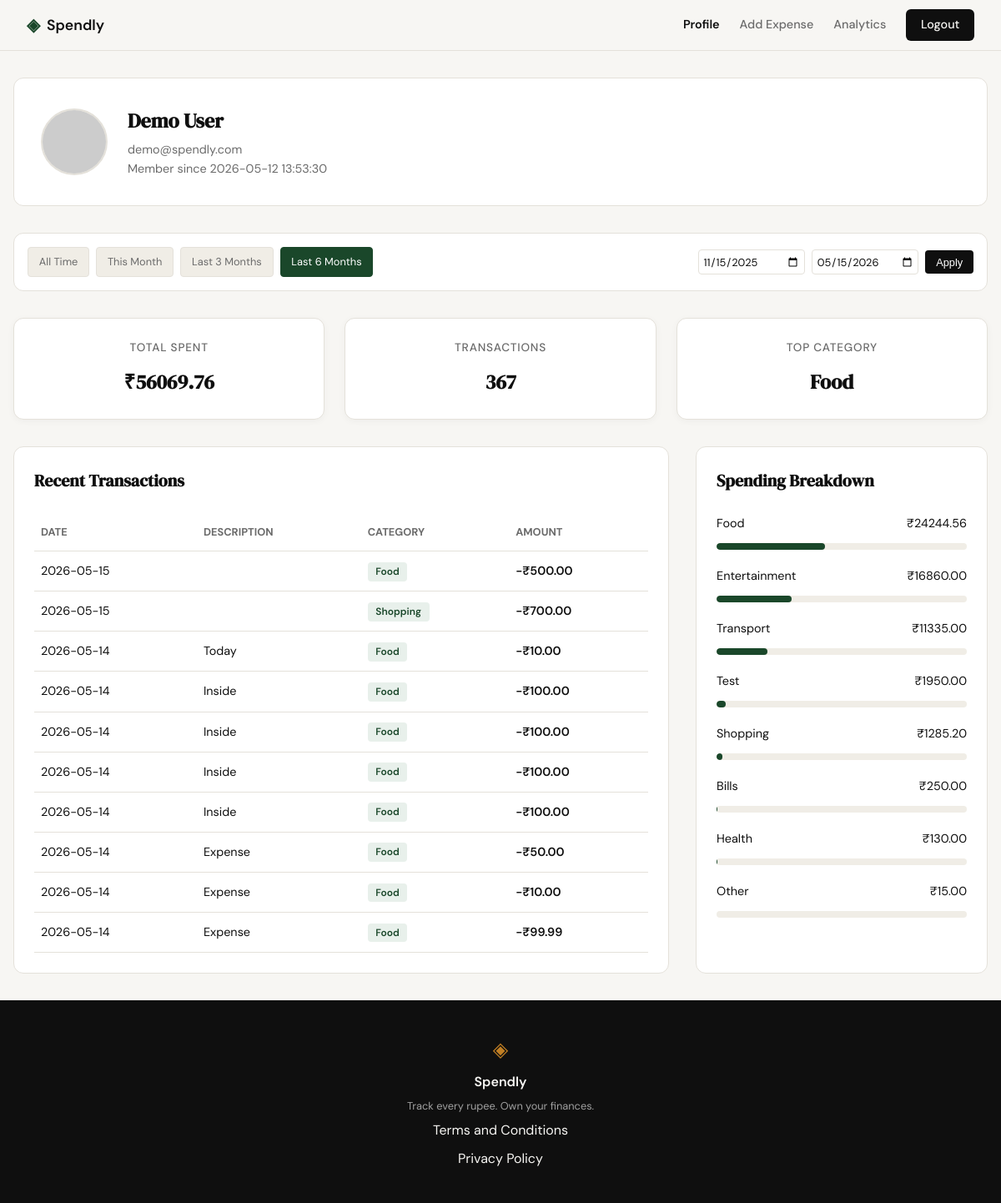
Page /profile?date_from=2025-11-15&date_to=2026-05-15 (signed in) on the committed database.
### tables this page shows
CREATE TABLE users (
            id INTEGER PRIMARY KEY AUTOINCREMENT,
            name TEXT NOT NULL,
            email TEXT UNIQUE NOT NULL,
            password_hash TEXT NOT NULL,
            created_at TEXT DEFAULT (datetime('now'))
        );

CREATE TABLE expenses (
            id INTEGER PRIMARY KEY AUTOINCREMENT,
            user_id INTEGER NOT NULL,
            amount REAL NOT NULL,
            category TEXT NOT NULL,
            date TEXT NOT NULL,
            description TEXT,
            created_at TEXT DEFAULT (datetime('now')),
            FOREIGN KEY (user_id) REFERENCES users (id)
        );

### app.py (the view)
@app.route("/profile")
@login_required
def profile():
    user_id = session.get("user_id")
    date_from = request.args.get("date_from")
    date_to = request.args.get("date_to")
    def validate_date(d):
        if not d: return None
        try:
            return datetime.strptime(d, "%Y-%m-%d").date().isoformat()
        except ValueError:
            return None
    date_from = validate_date(date_from)
    date_to = validate_date(date_to)
    if date_from and date_to and date_from > date_to:
        flash("Start date must be before end date.")
        date_from = date_to = None
    db = get_db()
    user_row = db.execute(
        "SELECT name, email, created_at FROM users WHERE id = ?",
        (user_id,)
    ).fetchone()
    stats_row = get_summary_stats(user_id, date_from, date_to)
    total_spent_val = stats_row["total_spent"] if stats_row and stats_row["total_spent"] is not None else 0.0
    transaction_count = stats_row["transaction_count"] if stats_row else 0
    categories_rows = get_category_breakdown(user_id, date_from, date_to)
    category_breakdown = []
    top_category = "N/A"
    for i, row in enumerate(categories_rows):
        category = row["category"]
        amount = row["total"]
        percentage = (amount / total_spent_val * 100) if total_spent_val > 0 else 0
        if i == 0:
            top_category = category
        category_breakdown.append({
            "category": category,
            "amount": f"₹{amount:.2f}",
            "percentage": round(percentage, 1)
        })
    transactions_rows = get_recent_transactions(user_id, date_from=date_from, date_to=date_to)
    user_profile = {
        "user": {
            "name": user_row["name"],
            "email": user_row["email"],
            "join_date": user_row["created_at"],
            "avatar": f"https://api.dicebear.com/7.x/avataaars/svg?seed={user_row['name']}"
        },
        "stats": {
            "total_spent": f"₹{total_spent_val:.2f}",
            "transaction_count": transaction_count,
            "top_category": top_category
        },
        "category_breakdown": category_breakdown,
        "transactions": [
            {
                "date": row["date"],
                "description": row["description"],
                "category": row["category"],
                "amount": f"-₹{row['amount']:.2f}"
            }
            for row in transactions_rows
        ]
    }
    today = date.today()
    this_month_start = today.replace(day=1).isoformat()
    this_month_end = today.isoformat()
    last_3m_start = (today - relativedelta(months=3)).isoformat()
    last_3m_end = today.isoformat()
    last_6m_start = (today - relativedelta(months=6)).isoformat()
    last_6m_end = today.isoformat()
    return render_template(
        "profile.html",
        profile=user_profile,
        date_from=date_from,
        date_to=date_to,
        this_month_start=this_month_start,
        this_month_end=this_month_end,
        last_3m_start=last_3m_start,
        last_3m_end=last_3m_end,
        last_6m_start=last_6m_start,
        last_6m_end=last_6m_end
    )

### app.py (called while the page is built)
def login_required(f):
    @wraps(f)
    def decorated_function(*args, **kwargs):
        if session.get("user_id") is None:
            return redirect(url_for("login"))
        return f(*args, **kwargs)
    return decorated_function

### database/db.py (called while the page is built)
def get_db():
    if 'db' not in g:
        g.db = sqlite3.connect(current_app.config['DATABASE'])
        g.db.row_factory = sqlite3.Row
        g.db.execute("PRAGMA foreign_keys = ON")
    return g.db

### database/queries.py (called while the page is built)
def get_summary_stats(user_id, date_from=None, date_to=None):
    db = get_db()
    query = "SELECT SUM(amount) as total_spent, COUNT(id) as transaction_count FROM expenses WHERE user_id = ?"
    params = [user_id]
    if date_from and date_to:
        query += " AND date BETWEEN ? AND ?"
        params.extend([date_from, date_to])
    row = db.execute(query, params).fetchone()
    return row

def get_recent_transactions(user_id, limit=10, date_from=None, date_to=None):
    db = get_db()
    query = "SELECT date, description, category, amount FROM expenses WHERE user_id = ?"
    params = [user_id]
    if date_from and date_to:
        query += " AND date BETWEEN ? AND ?"
        params.extend([date_from, date_to])
    query += " ORDER BY date DESC LIMIT ?"
    params.append(limit)
    rows = db.execute(query, params).fetchall()
    return rows

def get_category_breakdown(user_id, date_from=None, date_to=None):
    db = get_db()
    query = "SELECT category, SUM(amount) as total FROM expenses WHERE user_id = ?"
    params = [user_id]
    if date_from and date_to:
        query += " AND date BETWEEN ? AND ?"
        params.extend([date_from, date_to])
    query += " GROUP BY category ORDER BY total DESC"
    rows = db.execute(query, params).fetchall()
    return rows

### templates/profile.html (shortened to what this page needs)
{% extends "base.html" %}
{% block content %}
<link rel="stylesheet" href="{{ url_for('static', filename='css/profile.css') }}">
<div class="profile-container">
    <div class="profile-header-card">
        <img src="{{ profile.user.avatar }}" alt="User Avatar" class="profile-avatar">
        <div class="profile-info">
            <h2>{{ profile.user.name }}</h2>
            <p>{{ profile.user.email }}</p>
            <p>Member since {{ profile.user.join_date }}</p>
        </div>
    </div>
    <div class="filter-bar">
        <div class="filter-presets">
            <a href="{{ url_for('profile', date_from='', date_to='') }}"
               class="preset-btn {{ 'active' if not date_from and not date_to }}">All Time</a>
            <a href="{{ url_for('profile', date_from=this_month_start, date_to=this_month_end) }}"
               class="preset-btn {{ 'active' if date_from == this_month_start and date_to == this_month_end }}">This Month</a>
            <a href="{{ url_for('profile', date_from=last_3m_start, date_to=last_3m_end) }}"
               class="preset-btn {{ 'active' if date_from == last_3m_start and date_to == last_3m_end }}">Last 3 Months</a>
            <a href="{{ url_for('profile', date_from=last_6m_start, date_to=last_6m_end) }}"
               class="preset-btn {{ 'active' if date_from == last_6m_start and date_to == last_6m_end }}">Last 6 Months</a>
        </div >
        <form class="custom-range" method="GET" action="{{ url_for('profile') }}">
            <input type="date" name="date_from" value="{{ date_from or '' }}" placeholder="From">
            <input type="date" name="date_to" value="{{ date_to or '' }}" placeholder="To">
            <button type="submit" class="apply-btn">Apply</button>
        </form>
    </div>
    <div class="stats-grid">
        <div class="stat-card">
            <span class="stat-label">Total Spent</span>
            <span class="stat-value">{{ profile.stats.total_spent }}</span>
        </div>
        <div class="stat-card">
            <span class="stat-label">Transactions</span>
            <span class="stat-value">{{ profile.stats.transaction_count }}</span>
        </div>
        <div class="stat-card">
            <span class="stat-label">Top Category</span>
            <span class="stat-value">{{ profile.stats.top_category }}</span>
        </div>
    </div>
    <div class="dashboard-grid">
        <div class="data-card">
            <h3 class="card-title">Recent Transactions</h3>
            <table class="transaction-table">
                <thead>
                    <tr>
                        <th>Date</th>
                        <th>Description</th>
                        <th>Category</th>
                        <th>Amount</th>
                    </tr>
                </thead>
                <tbody>
                    {% for tx in profile.transactions %}
                    <tr>
                        <td>{{ tx.date }}</td>
                        <td>{{ tx.description }}</td>
                        <td><span class="category-badge">{{ tx.category }}</span></td>
                        <td class="amount-neg">{{ tx.amount }}</td>
                    </tr>
                    {% endfor %}
                </tbody>
            </table>
        </div>
        <div class="data-card">
            <h3 class="card-title">Spending Breakdown</h3>
            <div class="category-list">
                {% for cat in profile.category_breakdown %}
                <div class="category-item">
                    <div class="category-info">
                        <span>{{ cat.category }}</span>
                        <span>{{ cat.amount }}</span>
                    </div>
                    <div class="category-bar-container">
                        <div class="category-bar" style="width: {{ cat.percentage }}%;"></div>
                    </div>
                </div>
                {% endfor %}
            </div>
        </div>
    </div>
</div>
{% endblock %}

### static/css/style.css (style rules this page uses)
:root { --ink: #0f0f0f; --ink-soft: #2d2d2d; --ink-muted: #6b6b6b; --ink-faint: #a0a0a0; --paper: #f7f6f3; --paper-warm: #f0ede6; --paper-card: #ffffff; --accent: #1a472a; --accent-light: #e8f0eb; --accent-2: #c17f24; --accent-2-light: #fdf3e3; --danger: #c0392b; --danger-light: #fdecea; --border: #e4e1da; --border-soft: #eeebe4; --font-display: 'DM Serif Display', Georgia, serif; --font-body: 'DM Sans', system-ui, sans-serif; --max-width: 1200px; --auth-width: 440px; --radius-sm: 6px; --radius-md: 12px; --radius-lg: 20px; }
*, *::before, *::after { box-sizing: border-box; margin: 0; padding: 0; }
html { font-size: 16px; scroll-behavior: smooth; }
body { background: var(--paper); color: var(--ink); font-family: var(--font-body); font-size: 1rem; line-height: 1.6; -webkit-font-smoothing: antialiased; }
a { color: inherit; text-decoration: none; }
.stat-card { background: var(--paper-card); border-radius: var(--radius-md); padding: 1rem; display: flex; flex-direction: column; gap: 0.25rem; box-shadow: 0 2px 8px rgba(0,0,0,0.04); }
.stat-label { font-size: 0.7rem; font-weight: 500; color: var(--ink-muted); text-transform: uppercase; letter-spacing: 0.04em; }
.stat-value { font-family: var(--font-display); font-size: 1.1rem; color: var(--ink); }
.category-bar { height: 100%; border-radius: 999px; transition: width 0.6s ease; }

### static/css/profile.css (style rules this page uses)
.filter-bar { background: var(--paper-card); border: 1px solid var(--border); border-radius: var(--radius-md); padding: 1rem; margin-bottom: 2rem; display: flex; flex-wrap: wrap; align-items: center; justify-content: space-between; gap: 1rem; }
.filter-presets { display: flex; gap: 0.5rem; flex-wrap: wrap; }
.preset-btn { padding: 0.4rem 0.8rem; border: 1px solid var(--border); border-radius: 4px; background: var(--paper-warm); color: var(--ink-muted); text-decoration: none; font-size: 0.8rem; transition: all 0.2s ease; }
.preset-btn.active { background: var(--accent); color: white; border-color: var(--accent); }
.custom-range { display: flex; align-items: center; gap: 0.5rem; }
.custom-range input { padding: 0.3rem; border: 1px solid var(--border); border-radius: 4px; font-size: 0.8rem; color: var(--ink); background-color: var(--paper-card); font-family: inherit; }
.apply-btn { padding: 0.4rem 0.8rem; background: var(--ink); color: white; border: none; border-radius: 4px; cursor: pointer; font-size: 0.8rem; }

### rows in the picture
users: user.name "Demo User", user.email "demo@spendly.com", user.join_date "2026-05-12 13:53:30"
expenses: date "2026-05-15", category "Food", amount "-₹500.00"
expenses: date "2026-05-15", category "Shopping", amount "-₹700.00"
expenses: date "2026-05-14", description "Today", category "Food", amount "-₹10.00"
expenses: date "2026-05-14", description "Inside", category "Food", amount "-₹100.00"
expenses: date "2026-05-14", description "Inside", category "Food", amount "-₹100.00"
expenses: date "2026-05-14", description "Inside", category "Food", amount "-₹100.00"
expenses: date "2026-05-14", description "Inside", category "Food", amount "-₹100.00"
expenses: date "2026-05-14", description "Expense", category "Food", amount "-₹50.00"
expenses: date "2026-05-14", description "Expense", category "Food", amount "-₹10.00"
expenses: date "2026-05-14", description "Expense", category "Food", amount "-₹99.99"

### other values in the picture
{{ profile.stats.total_spent }} "₹56069.76"
{{ profile.stats.transaction_count }} "367"
{{ profile.stats.top_category }} "Food"
{{ cat.category }} "Food" "Entertainment" "Transport" "Test" "Shopping" "Bills" "Health" "Other"
{{ cat.amount }} "₹24244.56" "₹16860.00" "₹11335.00" "₹1950.00" "₹1285.20" "₹250.00" "₹130.00" "₹15.00"
